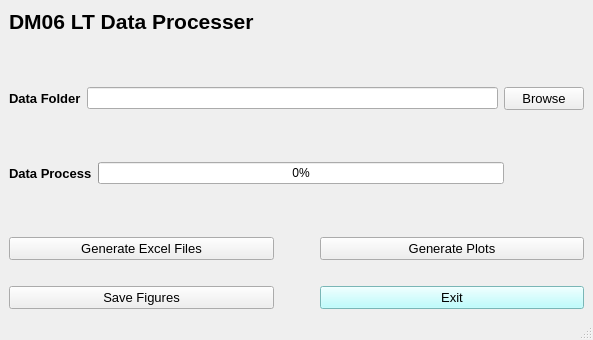
<?xml version="1.0" encoding="UTF-8"?>
<ui version="4.0">
 <class>MainWindow</class>
 <widget class="QMainWindow" name="MainWindow">
  <property name="geometry">
   <rect>
    <x>0</x>
    <y>0</y>
    <width>593</width>
    <height>340</height>
   </rect>
  </property>
  <property name="windowTitle">
   <string>MainWindow</string>
  </property>
  <property name="autoFillBackground">
   <bool>true</bool>
  </property>
  <widget class="QWidget" name="centralwidget">
   <layout class="QGridLayout" name="gridLayout_2">
    <item row="0" column="0">
     <layout class="QVBoxLayout" name="verticalLayout_2">
      <item>
       <widget class="QLabel" name="label_title">
        <property name="font">
         <font>
          <pointsize>16</pointsize>
          <weight>75</weight>
          <bold>true</bold>
         </font>
        </property>
        <property name="text">
         <string>DM06 LT Data Processer</string>
        </property>
       </widget>
      </item>
      <item>
       <spacer name="verticalSpacer_4">
        <property name="orientation">
         <enum>Qt::Vertical</enum>
        </property>
        <property name="sizeHint" stdset="0">
         <size>
          <width>20</width>
          <height>48</height>
         </size>
        </property>
       </spacer>
      </item>
      <item>
       <layout class="QHBoxLayout" name="horizontalLayout">
        <item>
         <widget class="QLabel" name="DataFolder">
          <property name="font">
           <font>
            <pointsize>10</pointsize>
            <weight>75</weight>
            <bold>true</bold>
           </font>
          </property>
          <property name="text">
           <string>Data Folder</string>
          </property>
         </widget>
        </item>
        <item>
         <widget class="QLineEdit" name="FolderLine"/>
        </item>
        <item>
         <widget class="QPushButton" name="Browse">
          <property name="font">
           <font>
            <pointsize>10</pointsize>
           </font>
          </property>
          <property name="text">
           <string>Browse</string>
          </property>
         </widget>
        </item>
       </layout>
      </item>
      <item>
       <spacer name="verticalSpacer">
        <property name="orientation">
         <enum>Qt::Vertical</enum>
        </property>
        <property name="sizeHint" stdset="0">
         <size>
          <width>20</width>
          <height>48</height>
         </size>
        </property>
       </spacer>
      </item>
      <item>
       <layout class="QHBoxLayout" name="horizontalLayout_2">
        <item>
         <widget class="QLabel" name="ProData">
          <property name="font">
           <font>
            <pointsize>10</pointsize>
            <weight>75</weight>
            <bold>true</bold>
           </font>
          </property>
          <property name="text">
           <string>Data Process</string>
          </property>
         </widget>
        </item>
        <item>
         <widget class="QProgressBar" name="progressBar">
          <property name="maximum">
           <number>90</number>
          </property>
          <property name="value">
           <number>0</number>
          </property>
          <property name="textVisible">
           <bool>true</bool>
          </property>
          <property name="textDirection">
           <enum>QProgressBar::TopToBottom</enum>
          </property>
         </widget>
        </item>
        <item>
         <spacer name="horizontalSpacer_3">
          <property name="orientation">
           <enum>Qt::Horizontal</enum>
          </property>
          <property name="sizeType">
           <enum>QSizePolicy::Fixed</enum>
          </property>
          <property name="sizeHint" stdset="0">
           <size>
            <width>80</width>
            <height>20</height>
           </size>
          </property>
         </spacer>
        </item>
       </layout>
      </item>
      <item>
       <spacer name="verticalSpacer_2">
        <property name="orientation">
         <enum>Qt::Vertical</enum>
        </property>
        <property name="sizeHint" stdset="0">
         <size>
          <width>20</width>
          <height>48</height>
         </size>
        </property>
       </spacer>
      </item>
      <item>
       <layout class="QHBoxLayout" name="horizontalLayout_3">
        <item>
         <widget class="QPushButton" name="GenExcel">
          <property name="font">
           <font>
            <pointsize>10</pointsize>
           </font>
          </property>
          <property name="text">
           <string>Generate Excel Files</string>
          </property>
         </widget>
        </item>
        <item>
         <spacer name="horizontalSpacer_2">
          <property name="orientation">
           <enum>Qt::Horizontal</enum>
          </property>
          <property name="sizeType">
           <enum>QSizePolicy::Preferred</enum>
          </property>
          <property name="sizeHint" stdset="0">
           <size>
            <width>40</width>
            <height>20</height>
           </size>
          </property>
         </spacer>
        </item>
        <item>
         <widget class="QPushButton" name="GenPlots">
          <property name="font">
           <font>
            <pointsize>10</pointsize>
           </font>
          </property>
          <property name="text">
           <string>Generate Plots</string>
          </property>
         </widget>
        </item>
       </layout>
      </item>
      <item>
       <spacer name="verticalSpacer_3">
        <property name="orientation">
         <enum>Qt::Vertical</enum>
        </property>
        <property name="sizeType">
         <enum>QSizePolicy::Fixed</enum>
        </property>
        <property name="sizeHint" stdset="0">
         <size>
          <width>20</width>
          <height>20</height>
         </size>
        </property>
       </spacer>
      </item>
      <item>
       <layout class="QGridLayout" name="gridLayout">
        <item row="0" column="0">
         <widget class="QPushButton" name="SaveFigs">
          <property name="font">
           <font>
            <pointsize>10</pointsize>
           </font>
          </property>
          <property name="text">
           <string>Save Figures</string>
          </property>
         </widget>
        </item>
        <item row="0" column="1">
         <spacer name="horizontalSpacer">
          <property name="orientation">
           <enum>Qt::Horizontal</enum>
          </property>
          <property name="sizeType">
           <enum>QSizePolicy::Preferred</enum>
          </property>
          <property name="sizeHint" stdset="0">
           <size>
            <width>40</width>
            <height>20</height>
           </size>
          </property>
         </spacer>
        </item>
        <item row="0" column="2">
         <widget class="QPushButton" name="Exit">
          <property name="palette">
           <palette>
            <active>
             <colorrole role="Button">
              <brush brushstyle="SolidPattern">
               <color alpha="255">
                <red>170</red>
                <green>255</green>
                <blue>255</blue>
               </color>
              </brush>
             </colorrole>
             <colorrole role="Midlight">
              <brush brushstyle="SolidPattern">
               <color alpha="255">
                <red>0</red>
                <green>255</green>
                <blue>0</blue>
               </color>
              </brush>
             </colorrole>
             <colorrole role="Base">
              <brush brushstyle="SolidPattern">
               <color alpha="255">
                <red>170</red>
                <green>255</green>
                <blue>255</blue>
               </color>
              </brush>
             </colorrole>
             <colorrole role="Window">
              <brush brushstyle="SolidPattern">
               <color alpha="255">
                <red>170</red>
                <green>255</green>
                <blue>255</blue>
               </color>
              </brush>
             </colorrole>
            </active>
            <inactive>
             <colorrole role="Button">
              <brush brushstyle="SolidPattern">
               <color alpha="255">
                <red>170</red>
                <green>255</green>
                <blue>255</blue>
               </color>
              </brush>
             </colorrole>
             <colorrole role="Midlight">
              <brush brushstyle="SolidPattern">
               <color alpha="255">
                <red>0</red>
                <green>255</green>
                <blue>0</blue>
               </color>
              </brush>
             </colorrole>
             <colorrole role="Base">
              <brush brushstyle="SolidPattern">
               <color alpha="255">
                <red>170</red>
                <green>255</green>
                <blue>255</blue>
               </color>
              </brush>
             </colorrole>
             <colorrole role="Window">
              <brush brushstyle="SolidPattern">
               <color alpha="255">
                <red>170</red>
                <green>255</green>
                <blue>255</blue>
               </color>
              </brush>
             </colorrole>
            </inactive>
            <disabled>
             <colorrole role="Button">
              <brush brushstyle="SolidPattern">
               <color alpha="255">
                <red>170</red>
                <green>255</green>
                <blue>255</blue>
               </color>
              </brush>
             </colorrole>
             <colorrole role="Midlight">
              <brush brushstyle="SolidPattern">
               <color alpha="255">
                <red>0</red>
                <green>255</green>
                <blue>0</blue>
               </color>
              </brush>
             </colorrole>
             <colorrole role="Base">
              <brush brushstyle="SolidPattern">
               <color alpha="255">
                <red>170</red>
                <green>255</green>
                <blue>255</blue>
               </color>
              </brush>
             </colorrole>
             <colorrole role="Window">
              <brush brushstyle="SolidPattern">
               <color alpha="255">
                <red>170</red>
                <green>255</green>
                <blue>255</blue>
               </color>
              </brush>
             </colorrole>
            </disabled>
           </palette>
          </property>
          <property name="font">
           <font>
            <pointsize>10</pointsize>
           </font>
          </property>
          <property name="autoFillBackground">
           <bool>false</bool>
          </property>
          <property name="styleSheet">
           <string notr="true">background-color: rgb(170, 255, 255);</string>
          </property>
          <property name="text">
           <string>Exit</string>
          </property>
         </widget>
        </item>
       </layout>
      </item>
     </layout>
    </item>
   </layout>
  </widget>
  <widget class="QMenuBar" name="menubar">
   <property name="geometry">
    <rect>
     <x>0</x>
     <y>0</y>
     <width>593</width>
     <height>21</height>
    </rect>
   </property>
  </widget>
  <widget class="QStatusBar" name="statusbar"/>
 </widget>
 <resources/>
 <connections/>
 <slots>
  <slot>browseSlot()</slot>
 </slots>
</ui>
